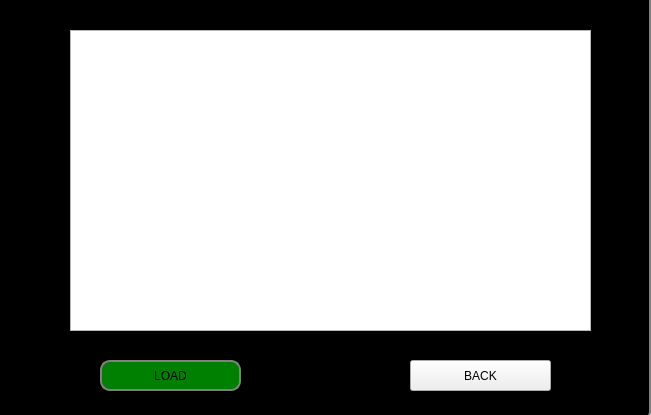
<?xml version="1.0" encoding="UTF-8"?>
<ui version="4.0">
 <class>view_department</class>
 <widget class="QDialog" name="view_department">
  <property name="geometry">
   <rect>
    <x>0</x>
    <y>0</y>
    <width>651</width>
    <height>415</height>
   </rect>
  </property>
  <property name="windowTitle">
   <string>Dialog</string>
  </property>
  <widget class="QLabel" name="label">
   <property name="geometry">
    <rect>
     <x>-10</x>
     <y>-10</y>
     <width>661</width>
     <height>431</height>
    </rect>
   </property>
   <property name="styleSheet">
    <string notr="true">#label {
border: 2px solid gray;
border-radius: 10px;
padding: 0 8px;
background: darkblack;
selection-background-color: darkgray;
}</string>
   </property>
   <property name="text">
    <string>TextLabel</string>
   </property>
  </widget>
  <widget class="QPushButton" name="pushButton">
   <property name="geometry">
    <rect>
     <x>100</x>
     <y>360</y>
     <width>141</width>
     <height>31</height>
    </rect>
   </property>
   <property name="styleSheet">
    <string notr="true">#pushButton{
border: 2px solid gray;
border-radius: 10px;
padding: 0 8px;
background:green;
selection-background-color: darkgray;
}</string>
   </property>
   <property name="text">
    <string>LOAD</string>
   </property>
   <property name="iconSize">
    <size>
     <width>16</width>
     <height>16</height>
    </size>
   </property>
  </widget>
  <widget class="QTableView" name="tableView">
   <property name="geometry">
    <rect>
     <x>70</x>
     <y>30</y>
     <width>521</width>
     <height>301</height>
    </rect>
   </property>
  </widget>
  <widget class="QPushButton" name="backButton_1">
   <property name="geometry">
    <rect>
     <x>410</x>
     <y>360</y>
     <width>141</width>
     <height>31</height>
    </rect>
   </property>
   <property name="styleSheet">
    <string notr="true">#pushButton_2{
border: 2px solid gray;
border-radius: 10px;
padding: 0 8px;
background: red;
selection-background-color: darkgray;
}</string>
   </property>
   <property name="text">
    <string>BACK</string>
   </property>
  </widget>
 </widget>
 <resources/>
 <connections/>
</ui>
